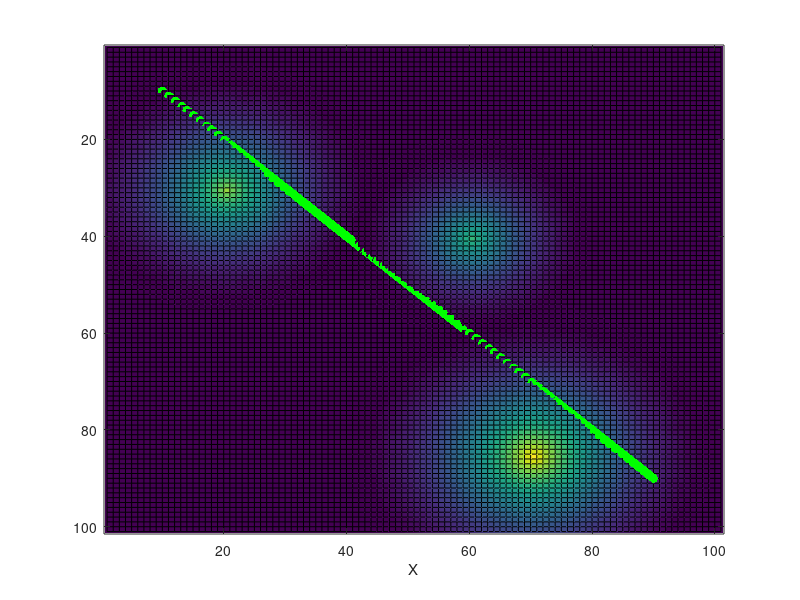

The MATLAB source for this figure:
%% create obstacle field
close all
clear all
waypoints=300;
N=101;
OBST = [20,30;60,40;70,85];
epsilon = [25; 20; 30];

obs_cost = double(zeros(N));
for i=1:size(OBST,1)

    t = zeros(N);
    t(OBST(i,1),OBST(i,2)) = 1; %point obstacles
    
    t_cost = double(bwdist(t));
    t_cost(t_cost>epsilon(i))=epsilon(i);
    t_cost = 1/(2*epsilon(i))*(t_cost-epsilon(i)).^2;
    
    obs_cost = obs_cost + t_cost(1:N, 1:N);
end

figure(1)
imagesc(obs_cost')
% obstacle cost gradient
gx = diff(double(obs_cost),1,1);
gy = diff(double(obs_cost),1,2);
hold on


figure(1);
surface(1:N,1:N,double(obs_cost'));
xlabel('X')
hold on;

%% initial path
%world params
SX = 10; % START
SY = 10;
GX = 90; % GOAL
GY = 90;


traj = zeros(2,waypoints);
traj(1,1)=SX;
traj(2,1)=SY;
dist_x = GX-SX;
dist_y = GY-SY;
for i=2:waypoints
    traj(1,i)=traj(1,i-1)+dist_x/(waypoints-1);
    traj(2,i)=traj(2,i-1)+dist_y/(waypoints-1);
end

path_init = traj';
tt=size(path_init,1);
path_init_values = zeros(size(path_init,1),1);
for i=1:tt
    path_init_values(i)=obs_cost(floor(path_init(i,1)),floor(path_init(i,2)));
end
plot3(path_init(:,1),path_init(:,2),path_init_values,'.r','MarkerSize',20);
hold on

path = path_init;


%% Optimize it...
% your code comes here



%% plot the trajectories
path_values = zeros(tt,1);
for i=1:tt
    path_values(i)=obs_cost(floor(path(i,1)),floor(path(i,2)));
end
figure(1)
hold on;
plot3(path(:,1),path(:,2),path_values,'.g','MarkerSize',20);

hold off;
